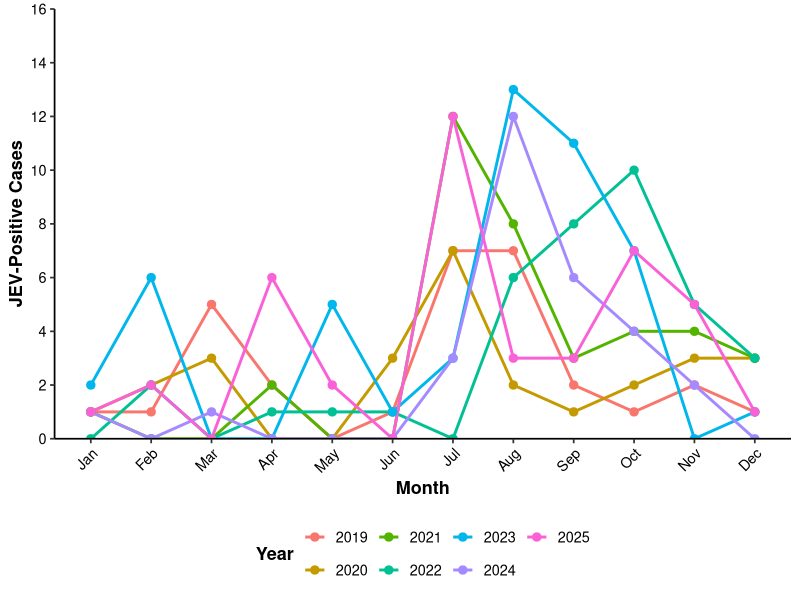
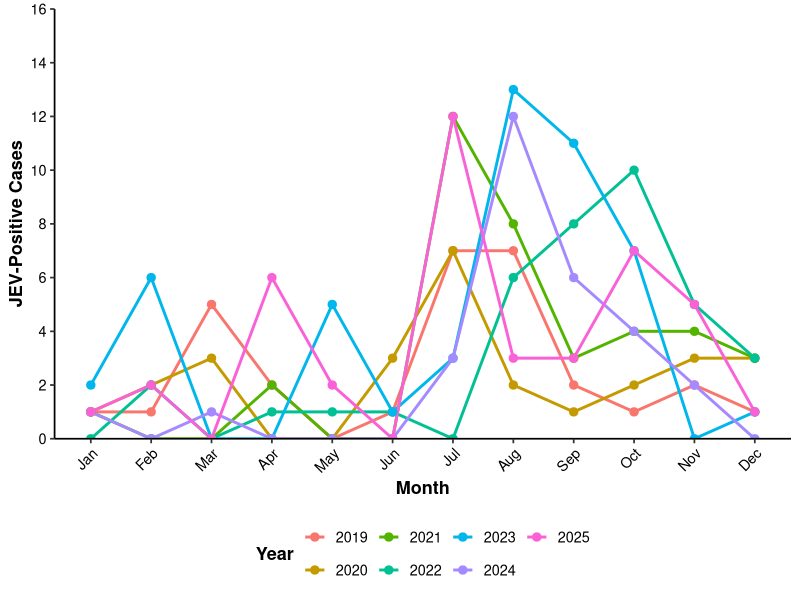
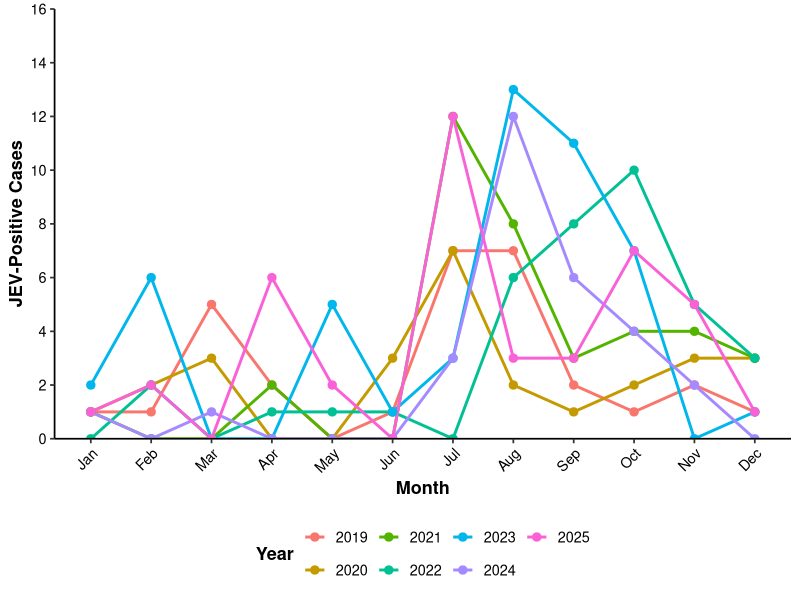

Write the R code that produced these figures, in order.
#===============================================================================
#
# MONTHLY JEV-POSITIVE CASES BY YEAR
# Five districts of North Bengal, 2019-2025
#
# FIX NOTE (this version):
#   1. Namespace-collision hardening. The original script called mutate(),
#      group_by(), summarise(), and pivot_longer() as bare functions. If any
#      other loaded package also defines one of these (plyr, Hmisc, and many
#      spatial/stats packages do), R silently uses the WRONG function and
#      throws errors like "unused arguments (...)" - exactly what happened
#      with select() in the companion heatmap script. All dplyr/tidyr calls
#      are now explicitly namespaced (dplyr::, tidyr::) so behaviour no
#      longer depends on package load order.
#   2. Hard-coded y-axis limits. scale_y_continuous(limits = c(0, 14)) was
#      hard-coded. The current max cell (13, Aug 2023) happens to fit, but
#      if the dataset is ever updated and a monthly count exceeds 14, ggplot
#      would silently drop that point instead of erroring. Limits/breaks are
#      now computed dynamically from the data.
#===============================================================================

suppressPackageStartupMessages({
  library(ggplot2)
  library(dplyr)
  library(tidyr)
})

#-------------------------------------------------------------------------------
# 1. MONTHS AND YEARS
#-------------------------------------------------------------------------------

months <- c(
  "Jan", "Feb", "Mar", "Apr", "May", "Jun",
  "Jul", "Aug", "Sep", "Oct", "Nov", "Dec"
)

years <- 2019:2025

#-------------------------------------------------------------------------------
# 2. DRJ DATA
#-------------------------------------------------------------------------------

DRJ <- data.frame(
  Y2019=c(0,1,3,1,0,0,1,1,0,1,1,0),
  Y2020=c(0,1,1,0,0,2,3,0,1,2,2,1),
  Y2021=c(1,0,0,0,0,0,2,3,3,1,1,2),
  Y2022=c(0,0,0,0,1,0,0,0,2,4,4,1),
  Y2023=c(1,3,0,0,2,1,0,6,2,1,0,1),
  Y2024=c(1,0,0,0,0,0,0,3,2,2,1,0),
  Y2025=c(1,0,0,2,0,0,3,1,1,4,0,0)
)

#-------------------------------------------------------------------------------
# 3. JAL DATA
#-------------------------------------------------------------------------------

JAL <- data.frame(
  Y2019=c(0,0,1,0,0,0,2,1,0,0,0,1),
  Y2020=c(0,0,2,0,0,1,2,2,0,0,0,1),
  Y2021=c(0,0,0,1,0,0,7,3,0,2,1,0),
  Y2022=c(0,0,0,1,0,0,0,0,2,4,0,1),
  Y2023=c(1,1,0,0,2,0,2,4,4,2,0,0),
  Y2024=c(0,0,0,0,0,0,2,3,1,1,0,0),
  Y2025=c(0,0,0,2,2,0,3,1,0,2,3,0)
)

#-------------------------------------------------------------------------------
# 4. UDJ DATA
#-------------------------------------------------------------------------------

UDJ <- data.frame(
  Y2019=c(0,0,0,0,0,0,1,2,1,0,1,0),
  Y2020=c(0,0,0,0,0,0,0,0,0,0,1,0),
  Y2021=c(0,0,0,0,0,0,2,2,0,1,0,0),
  Y2022=c(0,0,0,0,0,1,0,0,0,1,0,0),
  Y2023=c(0,0,0,0,0,0,1,0,0,3,0,0),
  Y2024=c(0,0,1,0,0,0,1,2,2,0,0,0),
  Y2025=c(0,1,0,0,0,0,3,0,1,1,1,1)
)

#-------------------------------------------------------------------------------
# 5. APD DATA
#-------------------------------------------------------------------------------

APD <- data.frame(
  Y2019=c(0,0,0,1,0,0,2,2,1,0,0,0),
  Y2020=c(0,0,0,0,0,0,2,0,0,0,0,0),
  Y2021=c(0,0,0,0,0,0,1,0,0,0,1,1),
  Y2022=c(0,0,0,0,0,0,0,5,2,0,0,1),
  Y2023=c(0,1,0,0,1,0,0,2,2,1,0,0),
  Y2024=c(0,0,0,0,0,0,0,1,1,0,1,0),
  Y2025=c(0,0,0,0,0,0,1,0,0,0,1,0)
)

#-------------------------------------------------------------------------------
# 6. CRB DATA
#-------------------------------------------------------------------------------

CRB <- data.frame(
  Y2019=c(1,0,1,0,0,1,1,1,0,0,0,0),
  Y2020=c(1,1,0,0,0,0,0,0,0,0,0,1),
  Y2021=c(0,0,0,1,0,0,0,0,0,0,1,0),
  Y2022=c(0,2,0,0,0,0,0,1,2,1,1,0),
  Y2023=c(0,1,0,0,0,0,0,1,3,0,0,0),
  Y2024=c(0,0,0,0,0,0,0,3,0,1,0,0),
  Y2025=c(0,1,0,2,0,0,2,1,1,0,0,0)
)

#-------------------------------------------------------------------------------
# 7. CALCULATE YEAR-WISE MONTHLY TOTALS
#-------------------------------------------------------------------------------

monthly_total <- DRJ + JAL + UDJ + APD + CRB

# Add month names
monthly_total$Month <- months

#-------------------------------------------------------------------------------
# 8. CONVERT TO LONG FORMAT  (FIX: explicit tidyr:: / dplyr:: namespacing)
#-------------------------------------------------------------------------------

plot_data <- monthly_total %>%
  
  tidyr::pivot_longer(
    cols = tidyr::starts_with("Y"),
    names_to = "Year",
    values_to = "JEV_Positive_Cases"
  ) %>%
  
  dplyr::mutate(
    Year = gsub("Y", "", Year),
    Year = factor(
      Year,
      levels = as.character(years)
    ),
    
    Month = factor(
      Month,
      levels = months
    )
  )

#-------------------------------------------------------------------------------
# 9. VERIFY YEARLY TOTALS  (FIX: explicit dplyr:: namespacing)
#-------------------------------------------------------------------------------

yearly_totals <- plot_data %>%
  dplyr::group_by(Year) %>%
  dplyr::summarise(
    Total_JEV_Positive = sum(JEV_Positive_Cases),
    .groups = "drop"
  )

cat("\n========================================\n")
cat("YEAR-WISE JEV-POSITIVE CASES\n")
cat("========================================\n")

print(yearly_totals)

cat("\nGrand total across all years =", sum(yearly_totals$Total_JEV_Positive), "\n")

#-------------------------------------------------------------------------------
# 10. DYNAMIC Y-AXIS LIMITS AND BREAKS  (FIX)
#
# Previously: scale_y_continuous(limits = c(0, 14), breaks = seq(0, 14, 2))
# was hard-coded. The current max (13, Aug 2023) fits, but any future data
# update exceeding 14 would be silently dropped by ggplot's limits=. Both
# are now derived from the data itself.
#-------------------------------------------------------------------------------

max_cases <- max(plot_data$JEV_Positive_Cases)

y_upper <- ceiling(max_cases * 1.1 / 2) * 2   # round up to nearest even number, ~10% headroom

y_breaks <- seq(0, y_upper, by = 2)

#-------------------------------------------------------------------------------
# 11. PUBLICATION-QUALITY LINE GRAPH
#-------------------------------------------------------------------------------

p <- ggplot(
  plot_data,
  aes(
    x = Month,
    y = JEV_Positive_Cases,
    group = Year,
    colour = Year
  )
) +
  
  geom_line(
    linewidth = 1.0
  ) +
  
  geom_point(
    size = 2.5
  ) +
  
  scale_y_continuous(
    limits = c(0, y_upper),
    breaks = y_breaks,
    expand = c(0, 0)
  ) +
  
  labs(
    x = "Month",
    y = "JEV-Positive Cases",
    colour = "Year"
  ) +
  
  theme_classic(
    base_size = 13
  ) +
  
  theme(
    axis.title = element_text(
      face = "bold"
    ),
    
    axis.text.x = element_text(
      angle = 45,
      hjust = 1,
      color = "black"
    ),
    
    axis.text.y = element_text(
      color = "black"
    ),
    
    legend.title = element_text(
      face = "bold"
    ),
    
    legend.position = "bottom",
    
    panel.grid = element_blank()
  )

#-------------------------------------------------------------------------------
# 12. DISPLAY GRAPH
#-------------------------------------------------------------------------------

print(p)

#-------------------------------------------------------------------------------
# 13. SAVE PNG
#-------------------------------------------------------------------------------

ggsave(
  filename = "JEV_Monthly_Trend_By_Year.png",
  plot = p,
  width = 9,
  height = 6,
  units = "in",
  dpi = 300
)

#-------------------------------------------------------------------------------
# 14. SAVE TIFF FOR JOURNAL
#-------------------------------------------------------------------------------

ggsave(
  filename = "JEV_Monthly_Trend_By_Year.tiff",
  plot = p,
  width = 9,
  height = 6,
  units = "in",
  dpi = 600,
  compression = "lzw"
)

#===============================================================================
# END OF SCRIPT
#===============================================================================
